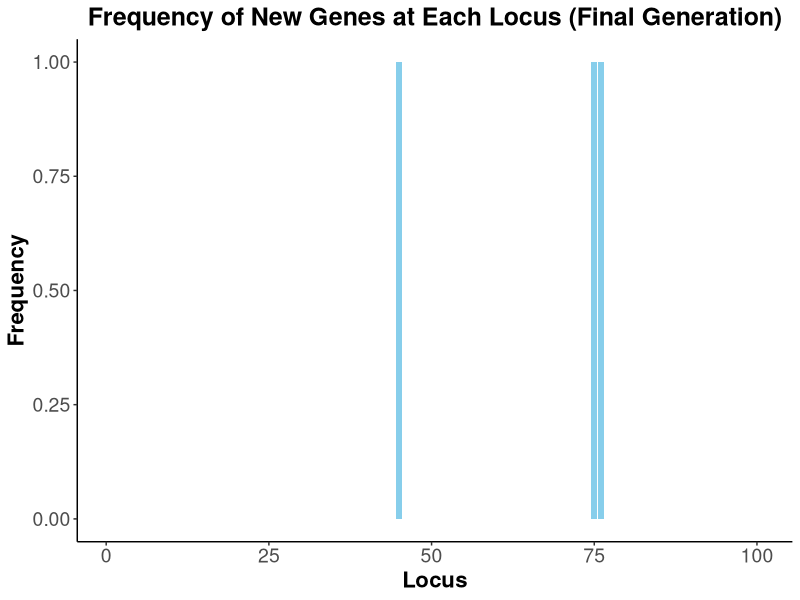
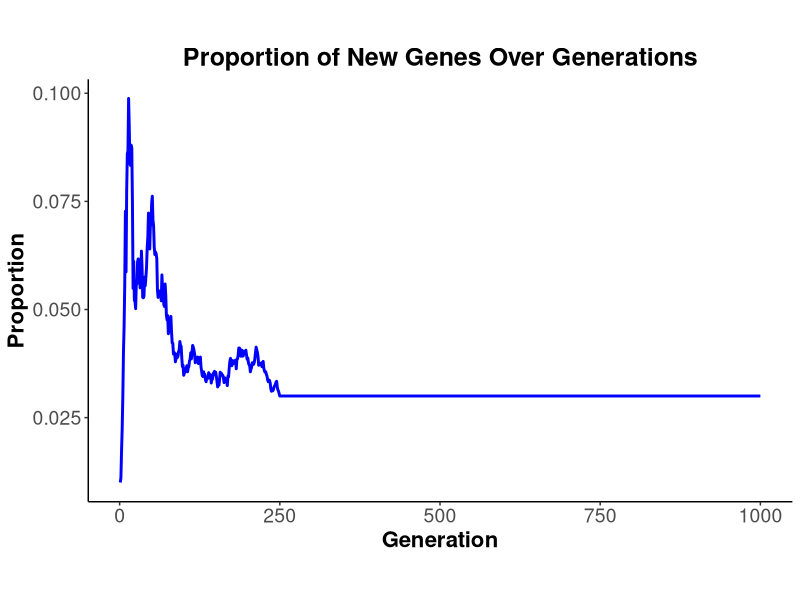

Write R code to recreate these figures, in order. (Note: this script raises an error after producing the figures.)
# Clear environment
rm(list = ls())

# Importing Libraries
if(!require(ggplot2)){install.packages("ggplot2")}
library(ggplot2)
library(dplyr)

set.seed(15)

# Function for recombination
recombination_func = function(parent1, parent2) {
  if (length(parent1) != length(parent2)) {
    stop("Parent genomes must be of the same length")
  }
  
  genome_length = length(parent1)
  crossover_point = sample(1:(genome_length - 1), 1)
  offspring = c(parent1[1:crossover_point], parent2[(crossover_point + 1):genome_length])
  return(offspring)
}

# Simulation parameters
n = 100  # Population size
L = 100  # Genome length
generations = 1000

# Initialize the population
population = matrix(0, nrow = n, ncol = L)
population[1, ] = rep(1, L)  # First individual has a completely foreign genome

# Function to simulate one generation
simulate_generation = function(current_population, n, L) {
  next_population = matrix(0, nrow = n, ncol = L)
  
  for (i in 1:n) {
    parents_indices = sample(1:n, 2, replace = TRUE)
    parents = current_population[parents_indices, ]
    offspring = recombination_func(parents[1, ], parents[2, ])
    next_population[i, ] = offspring
  }
  
  return(next_population)
}

# Track the proportion of new genes and locus-specific frequencies
proportion_new_genes = numeric(generations)
locus_frequencies = matrix(0, nrow = generations, ncol = L)

# Run the simulation
for (gen in 1:generations) {
  proportion_new_genes[gen] = sum(population) / (n * L)
  locus_frequencies[gen, ] = colMeans(population)  # Track frequency at each locus
  population = simulate_generation(population, n, L)
}

# Data preparation for overall proportion plot
data = data.frame(
  Generation = 1:generations,
  Proportion = proportion_new_genes
)

# Plot the overall proportion of new genes
prop_gene_plot = ggplot(data, aes(x = Generation, y = Proportion)) +
  geom_line(color = "blue", linewidth = 1) +
  labs(
    title = "Proportion of New Genes Over Generations",
    x = "Generation",
    y = "Proportion"
  ) +
  theme_classic() + 
  theme(
    plot.title = element_text(hjust = 0.5, size = 18, face = "bold"),  # Centered and scaled title
    axis.title = element_text(size = 16, face = "bold"),               # Larger and bold axis titles
    axis.text = element_text(size = 14),                               # Larger axis text
    aspect.ratio = 0.6,                                                # Adjust aspect ratio
    panel.grid.major = element_blank(),                                # Hide major grid lines
    panel.grid.minor = element_blank()                                 # Hide minor grid lines
  )

# Prepare data for locus-specific frequencies plot (final generation)
final_gen_df = data.frame(
  Locus = 1:L,
  Frequency = locus_frequencies[generations, ]
)

# Plot locus-specific frequencies in the final generation
final_freq_plot = ggplot(final_gen_df, aes(x = Locus, y = Frequency)) +
  geom_bar(stat = "identity", fill = "skyblue") +
  labs(
    title = "Frequency of New Genes at Each Locus (Final Generation)",
    x = "Locus",
    y = "Frequency"
  ) +
  theme_classic() +
  theme(
    plot.title = element_text(hjust = 0.5, size = 18, face = "bold"),  # Centered and scaled title
    axis.title = element_text(size = 16, face = "bold"),               # Larger and bold axis titles
    axis.text = element_text(size = 14),                               # Larger axis text
    panel.grid.major = element_blank(),                                # Hide major grid lines
    panel.grid.minor = element_blank()                                 # Hide minor grid lines
  )

# Save the locus-specific plot
ggsave(plot = final_freq_plot, filename = "./scripts/final_exam/exam_plots/final_locus_frequencies.png", width = 200, dpi = 600, units = "mm")
ggsave(plot = prop_gene_plot, filename = "./scripts/final_exam/exam_plots/prop_gene_plot.png", width = 200, dpi = 600, units = "mm")

# Display the plots in RStudio
print(prop_gene_plot)
print(final_freq_plot)
